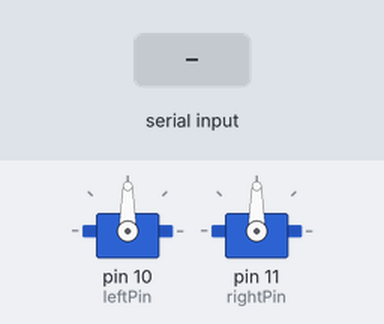
This sketch was run on a simulated Arduino Uno, built with avr-gcc and run on an emulated ATmega328P. On the bench: 2 × servo. Inputs (shaded band) come from the test bench. What the sketch prints to the serial monitor is not drawn.

Above: at 1.2 s.
1.3 s: "90,45\n" received over Serial
At 1.76 s:
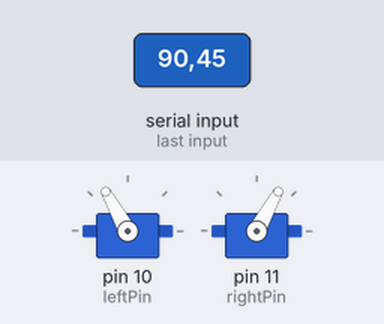
At 3.2 s:
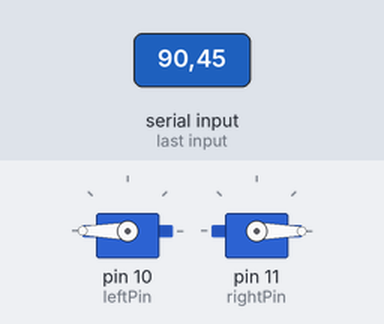
Timing chart, 0 to 4.7 s (numbered marks = the images above; inputs shaded):
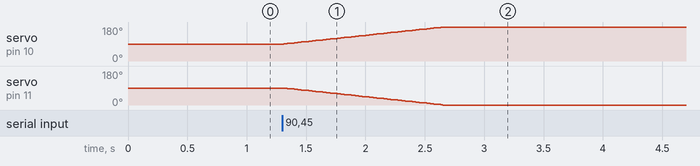

Measured:
- after the input at 1.3 s, servo on pin 10 (leftPin): moves from 90° to 180° over 1.3 s, starting at once; servo on pin 11 (rightPin): moves from 90° to 0° over 1.3 s, starting at once

The sketch:

dual_servo_motor.ino
```cpp
//  test code for two servos
//  tested for break prototype

// THE RIGHT MOTOR WHEN + MOVES  IN CLOCKWISE AND FOR - ANTI CLOCKWISE (11)
// THE LEFT MOTOR WHEN + MOVES  IN ANTICLOCKWISE AND FOR --10 CLOCKWISE (10)

#include <Servo.h>

Servo servoLeft;
Servo servoRight;

int leftPin = 10;
int rightPin = 11;

int leftPos = 0;     // will sync with current position
int rightPos = 0;    // will sync with current position
int targetLeft = 0;
int targetRight = 0;

unsigned long lastUpdate = 0;
const int stepDelay = 15;  // speed control (ms between steps)

void setup() {
  Serial.begin(9600);
  //Serial.println("Enter +angle or -angle (e.g. +60 or -45):");

  servoLeft.attach(leftPin);
  servoRight.attach(rightPin);

  // Do NOT move — assume current position is where servos are physically
  leftPos = servoLeft.read();
  rightPos = servoRight.read();
  targetLeft = leftPos;
  targetRight = rightPos;
}

void loop() {
  unsigned long currentMillis = millis();

  // Update both servos smoothly and in sync
  if (currentMillis - lastUpdate >= stepDelay) {
    lastUpdate = currentMillis;

    bool moved = false;

    if (leftPos < targetLeft) { leftPos++; moved = true; }
    else if (leftPos > targetLeft) { leftPos--; moved = true; }

    if (rightPos < targetRight) { rightPos++; moved = true; }
    else if (rightPos > targetRight) { rightPos--; moved = true; }

    if (moved) {
      // Update both at same instant → visually synchronous
      servoLeft.write(leftPos);
      servoRight.write(rightPos);
    }
  }

  // Handle serial input (non-blocking)
  if (Serial.available()) {
    String input = Serial.readStringUntil('\n');
    input.trim();

    int delta = input.toInt();
    if (delta == 0) return;

    Serial.print("Received delta: ");
    Serial.println(delta);

    // Compute new relative target angles
    targetLeft = constrain(leftPos + delta, 0, 180);
    targetRight = constrain(rightPos - delta, 0, 180);

    Serial.print("New targets → Left: ");
    Serial.print(targetLeft);
    Serial.print("°, Right: ");
    Serial.println(targetRight);
  }
}
```
